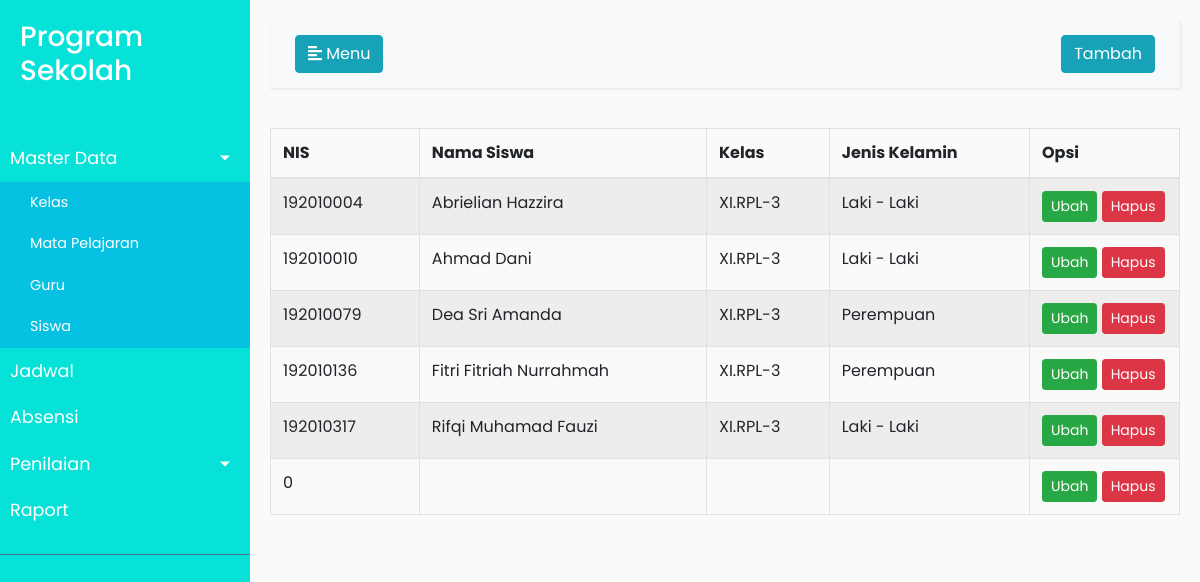
Screenshot of /mastersiswa.php with the database file from the repository.
### tables this page shows
CREATE TABLE `siswa` (
  `nis` int(11) NOT NULL DEFAULT 0,
  `nama` varchar(255) DEFAULT NULL,
  `kelas` varchar(255) DEFAULT NULL,
  `jeniskelamin` varchar(255) DEFAULT NULL
);

### mastersiswa.php (the view, shortened to what this page needs)
<?php include "header.php";?>
        <div id="content">
            <nav class="navbar navbar-expand-lg navbar-light bg-light">
                <div class="container-fluid">
                    <button type="button" id="sidebarCollapse" class="btn btn-info">
                        <i class="fas fa-align-left"></i>
                        <span>Menu</span>
                    </button>
                    <div class="collapse navbar-collapse" id="navbarSupportedContent">
                            <ul class="nav navbar-nav ml-auto">
                                <li class="nav-item">
                                    <a class="btn btn-info" href="tambahsiswa.php">Tambah</a>
                                </li>
                            </ul>
                        </div>
                </div>
            </nav>
            <?php include "koneksimysql.php";?>
            <table id="example" class="table table-striped table-bordered" style="width:100%">
                    <thead>
                        <tr>
                            <th>NIS</th>
                            <th>Nama Siswa</th>
                            <th>Kelas</th>
                            <th>Jenis Kelamin</th>
                            <th width="150px">Opsi</th>
                        </tr>
                    </thead>
                    <tbody>
                        <?php
                            $sql=$conn->query("select * from siswa");
                            while($rs=$sql->fetch_object()){
                        ?>
                            <tr>
                                <td><?php echo $rs->nis;?></td>
                                <td><?php echo $rs->nama;?></td>
                                <td><?php echo $rs->kelas;?></td>
                                <td><?php echo $rs->jeniskelamin;?></td>
                                <td><a class="btn btn-success btn-sm" href="tambahsiswa.php?nis=<?php echo $rs->nis;?>">Ubah</a>
                                <a class="btn btn-danger btn-sm" onclick="return confirm('Apakah anda yakin ingin menghapus data ini ?');" href="hapussiswa.php?nis=<?php echo $rs->nis;?>">Hapus</td>
                            </tr>
                        <?php
                            }
                        ?>
                    </tbody>
            </table>
        </div>
    </div>
    <?php include "footer.php";?>

### style.css (style rules this page uses)
body { font-family: 'Poppins', sans-serif; background: #fafafa; }
a, a:hover, a:focus { color: inherit; text-decoration: none; transition: all 0.3s; }
.navbar { padding: 15px 10px; background: #fff; border: none; border-radius: 0; margin-bottom: 40px; box-shadow: 1px 1px 3px rgba(0, 0, 0, 0.1); }
#content { width: 100%; padding: 20px; min-height: 100vh; transition: all 0.3s; }

### rows the page displays
siswa: nis "192010004", nama "Abrielian Hazzira", kelas "XI.RPL-3", jeniskelamin "Laki - Laki"
siswa: nis "192010010", nama "Ahmad Dani", kelas "XI.RPL-3", jeniskelamin "Laki - Laki"
siswa: nis "192010079", nama "Dea Sri Amanda", kelas "XI.RPL-3", jeniskelamin "Perempuan"
siswa: nis "192010136", nama "Fitri Fitriah Nurrahmah", kelas "XI.RPL-3", jeniskelamin "Perempuan"
siswa: nis "192010317", nama "Rifqi Muhamad Fauzi", kelas "XI.RPL-3", jeniskelamin "Laki - Laki"
siswa: nis "0"
